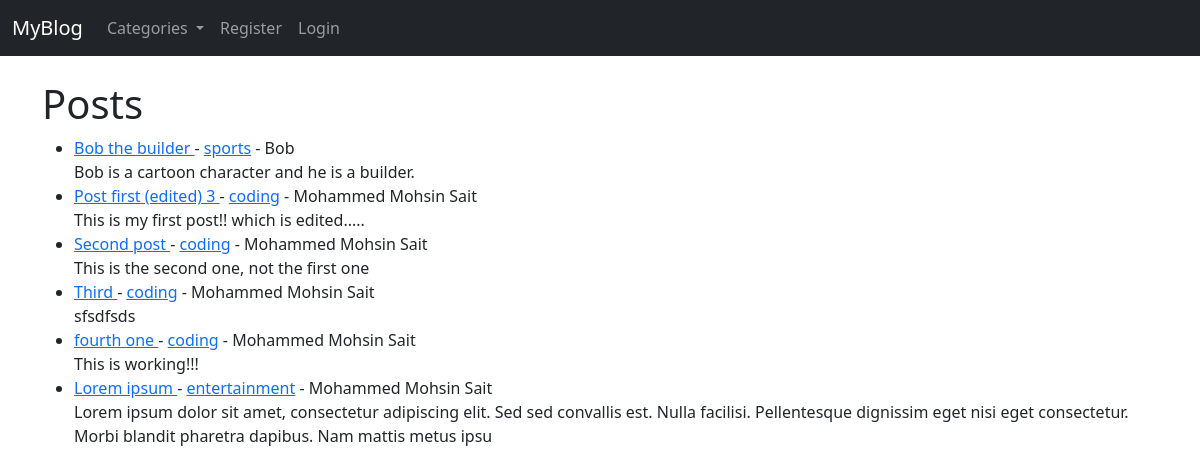
The page / on the database its author committed.
### theblog/models.py (models this page shows, shortened)
class Post(models.Model):
    title = models.CharField(max_length=255)
    title_tag = models.CharField(max_length=255)
    author = models.ForeignKey(User, on_delete=models.CASCADE)
    body = models.TextField()
    post_date = models.DateField(auto_now_add=True)
    category = models.CharField(max_length=255, default='coding')
    likes = models.ManyToManyField(User, related_name='blog_posts')

### theblog/views.py (the view)
# urls.py: path('', HomeView.as_view(), name="home"),
class HomeView(ListView):
    model = Post
    template_name = 'home.html'
    ordering = ['-post_date']
    def get_context_data(self, *args, **kwargs):
        cat_menu = Category.objects.all()
        context = super(HomeView, self).get_context_data(*args, **kwargs)
        context["cat_menu"] = cat_menu
        return context

### theblog/models.py (called while the page is built)
    def __str__(self):
        return self.name

### theblog/templates/home.html (shortened to what this page needs)
{% extends "base.html" %}
{% block content %}
<h1>Posts</h1>
<ul>
    {% for post in object_list %}
        <li>
            <a href="{% url 'article-detail' post.pk %}">
                {{ post.title }}
            </a>
            - <a href="{% url 'category' post.category|slugify %}">{{ post.category }}</a>
            - {{ post.author.first_name }}
            {{ post.author.last_name }}
            <br>
            {{ post.body|slice:":200" }}
        </li>
    {% endfor %}
</ul>
{% endblock content %}

### rows shown on the page
Post: title "Bob the builder", category "sports", author.first_name "Bob", body "Bob is a cartoon character and he is a builder."
Post: title "Post first (edited) 3", category "coding", author.first_name "Mohammed Mohsin", author.last_name "Sait", body "This is my first post!! which is edited....."
Post: title "Second post", category "coding", author.first_name "Mohammed Mohsin", author.last_name "Sait", body "This is the second one, not the first one"
Post: title "Third", category "coding", author.first_name "Mohammed Mohsin", author.last_name "Sait", body "sfsdfsds"
Post: title "fourth one", category "coding", author.first_name "Mohammed Mohsin", author.last_name "Sait", body "This is working!!!"
Post: title "Lorem ipsum", category "entertainment", author.first_name "Mohammed Mohsin", author.last_name "Sait", body "Lorem ipsum dolor sit amet, consectetur adipiscing elit. Sed sed convallis est. Nulla facilisi. Pellentesque dignissim eget nisi eget consectetur. Morbi blandit pharetra dapibus. Nam mattis metus ipsu"
